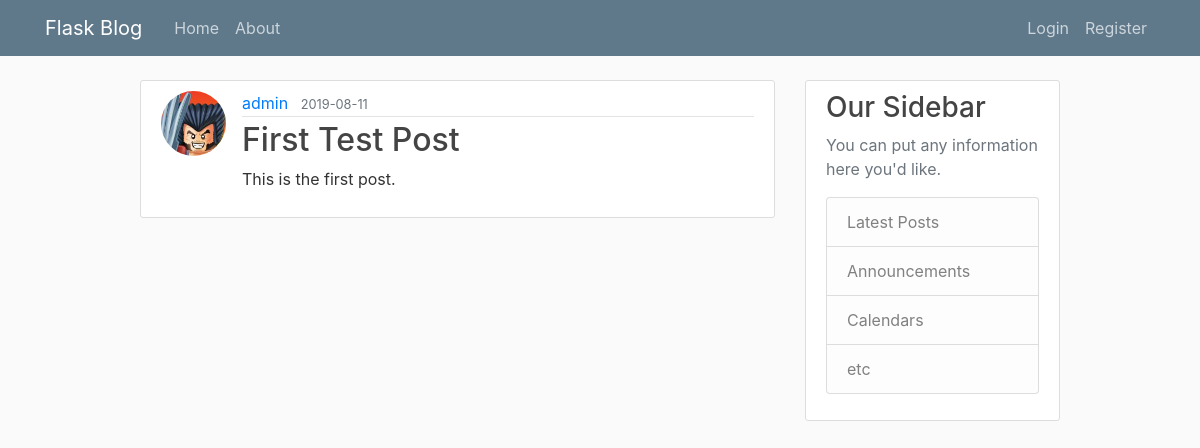
Page /home on the earlier database version.
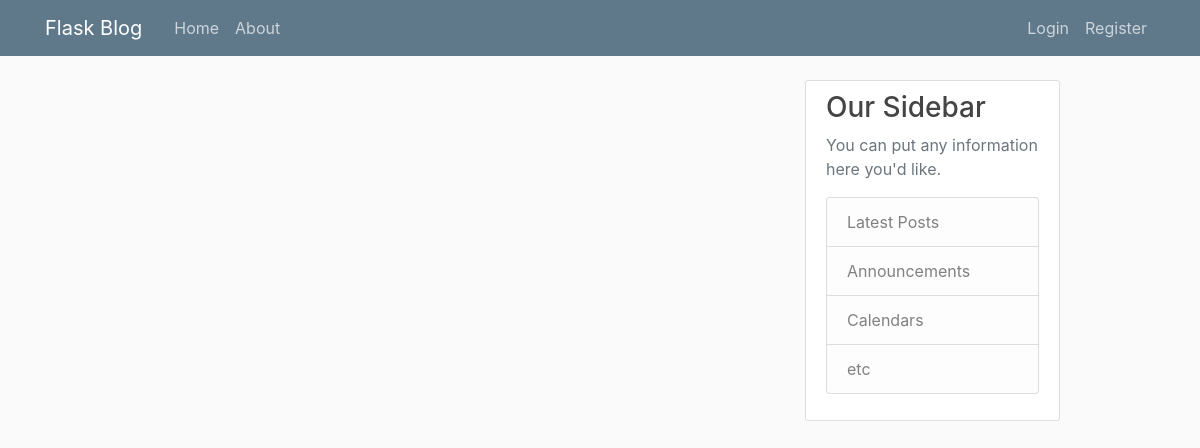
Same page on the later database version.
### flaskblog/models.py (models this page shows, shortened)
class Post(db.Model):
  id = db.Column(db.Integer, primary_key=True)
  title = db.Column(db.String(100), nullable=False)
  date_posted = db.Column(db.DateTime, nullable=False, default=datetime.utcnow)
  content = db.Column(db.Text, nullable=False)
  user_id = db.Column(db.Integer, db.ForeignKey('user.id'), nullable=False)

class User(db.Model, UserMixin):
  id = db.Column(db.Integer, primary_key=True)
  username = db.Column(db.String(20), unique=True, nullable=False)
  email = db.Column(db.String(120), unique=True, nullable=False)
  file_image = db.Column(db.String(20), nullable=False, default='default.jpg')
  password = db.Column(db.String(60), nullable=False)
  posts = db.relationship('Post', backref='author', lazy=True)

### flaskblog/routes.py (the view)
@app.route('/')
@app.route('/home')
def home():
  posts = Post.query.all()
  return render_template('home.html', posts=posts)

### flaskblog/templates/home.html
{% extends "layout.html" %}
{% block content %}
  {% for post in posts %}
    <article class="media content-section">
      <img class="rounded-circle article-img" src="{{ url_for('static', filename='profile_pics/' + post.author.file_image) }}">
      <div class="media-body">
        <div class="article-metadata">
          <a class="mr-2" href="#">{{ post.author.username }}</a>
          <small class="text-muted">{{ post.date_posted.strftime('%Y-%m-%d') }}</small>
        </div>
        <h2><a class="article-title" href="{{ url_for('post', post_id=post.id) }}">{{ post.title }}</a></h2>
        <p class="article-content">{{ post.content }}</p>
      </div>
    </article>
  {% endfor %}
{% endblock content %}

Differences in the rows shown:
removed Post: file_image (picture), author.username "admin", date_posted "2019-08-11", title "First Test Post", content "This is the first post."
